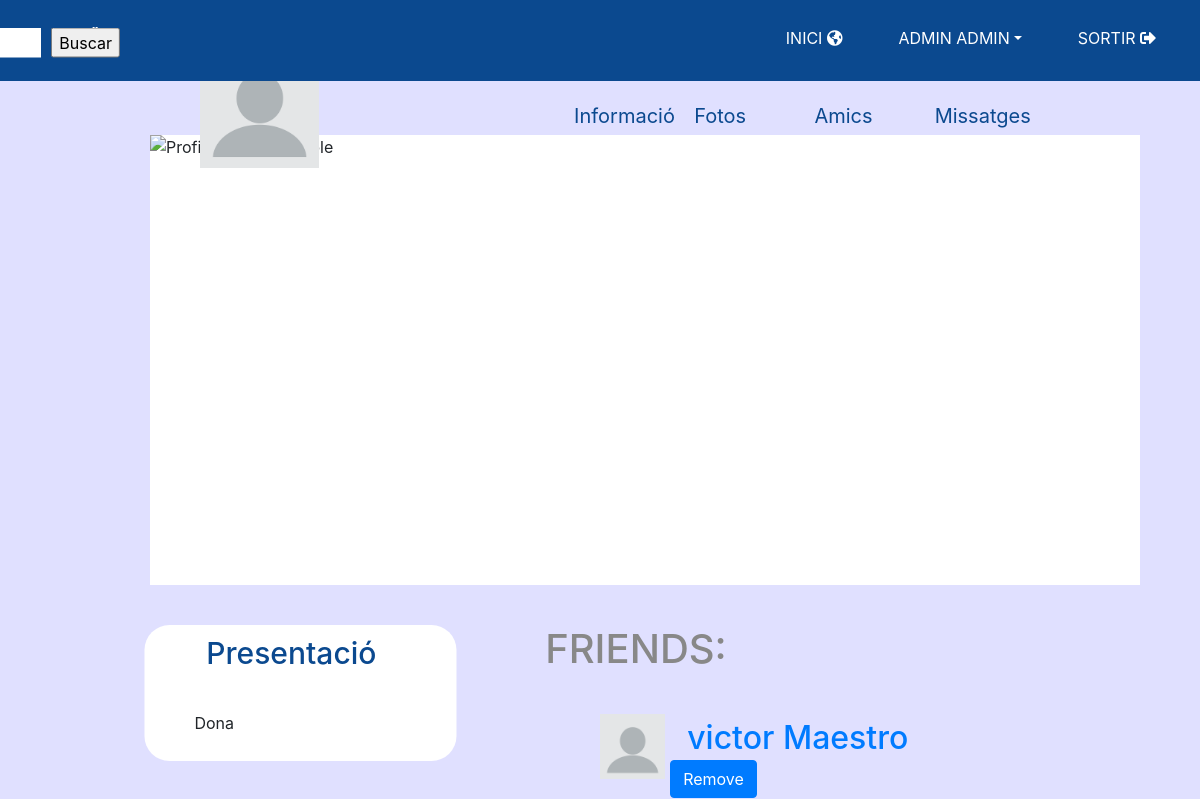
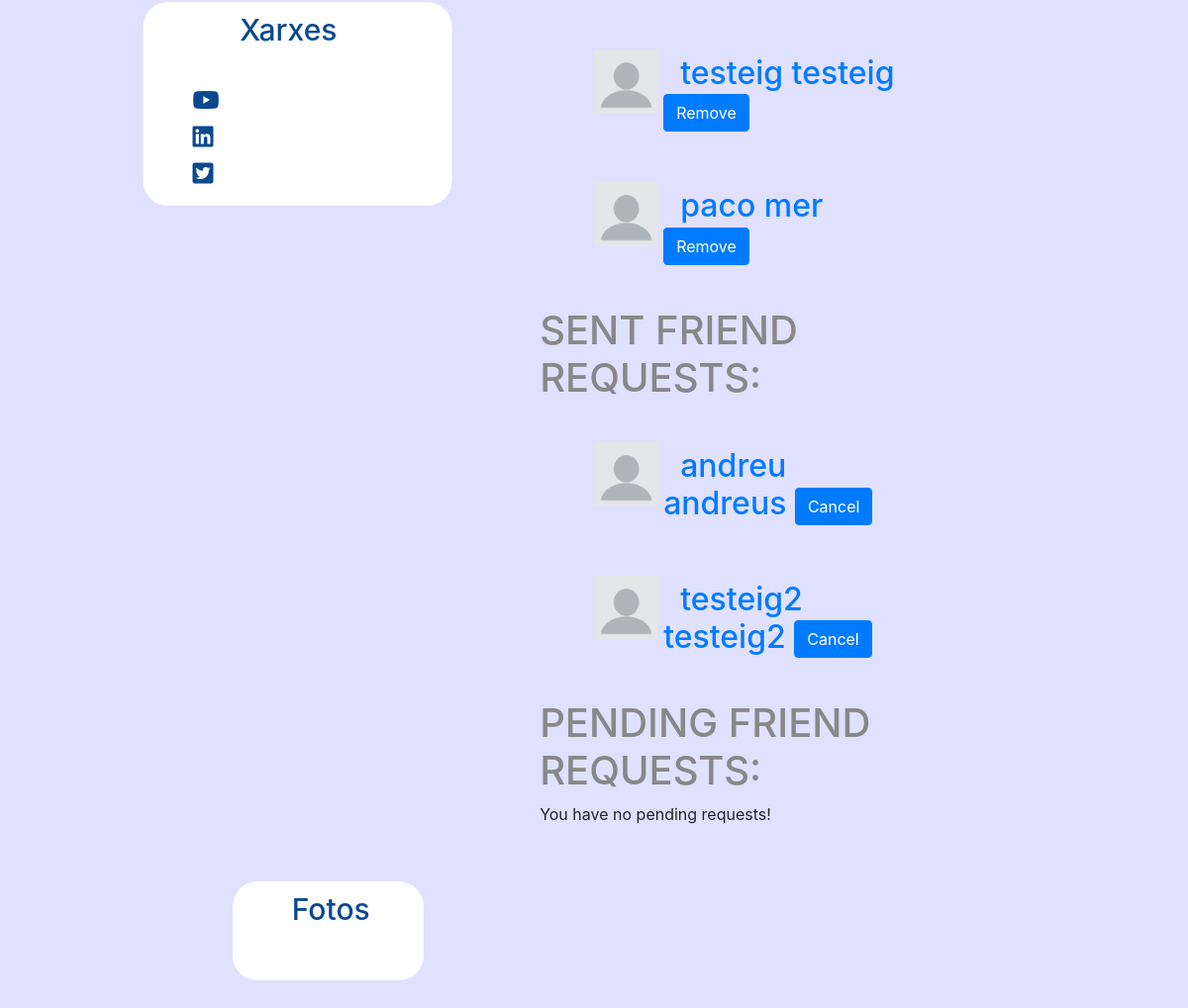
Page /likeme/friends/ (signed in) on the committed database (2 pictures, top to bottom).
### likeme/models.py (models this page shows, shortened)
class LikeMeUser(AbstractBaseUser):
    email = models.EmailField(verbose_name='email address', max_length=90, unique=True)
    first_name = models.CharField(max_length=30)
    last_name = models.CharField(max_length=30)
    sex = models.IntegerField(default=0)
    birth_date = models.DateTimeField(default=timezone.now)
    phone_number = models.TextField(default=0)
    photo = models.ImageField(upload_to='profiles/', default='profiles/profile_default.png')
    profile_state = models.IntegerField(default = 0)
    join_date = models.DateTimeField(verbose_name='join date', auto_now_add=True)
    active = models.BooleanField(default=True)  # can login
    staff = models.BooleanField(default=False)  # staff user non superuser
    admin = models.BooleanField(default=False)  # superuser
    USERNAME_FIELD = 'email'
    REQUIRED_FIELDS = ['first_name', 'last_name', 'sex', 'birth_date', 'phone_number']
    objects = LikeMeUserManager()
    def get_full_name(self):
        return self.first_name + " " + self.last_name
    @property
    def is_active(self):
        return self.active
    def __str__(self):
        return self.get_full_name()

class FriendShip(models.Model):
    id = models.AutoField(primary_key=True)
    user_sender = models.ForeignKey(User, related_name="friendship_sender_set", on_delete=models.CASCADE)
    user_receiver = models.ForeignKey(User, related_name="friendship_receiver_set", on_delete=models.CASCADE)
    accepted = models.BooleanField(default=False)

### likeme/views.py (the view, shortened to what this page needs)
# urls.py: path(r'friends/', views.friends, name='friends'),
@login_required()
def friends(request):
    if request.method == 'GET':
        freq_current_friends = FriendShip.objects.filter(Q(user_sender=request.user, accepted=True) |
                                                         Q(user_receiver=request.user, accepted=True))
        freq_send = FriendShip.objects.filter(user_sender=request.user, accepted=False)
        freq_to_accept = FriendShip.objects.filter(user_receiver=request.user, accepted=False)
        context = {
            "freq_current_friends": freq_current_friends,
            "freq_send": freq_send,
            "freq_to_accept": freq_to_accept,
        }
        return render(request, 'likeme/friends.html', context)

### templates/likeme/friends.html (shortened to what this page needs)
<!DOCTYPE html>
<html lang="en">
<head>
</head>
<body>
{% extends "likeme/BasePerfil.html" %}
{% load static %}
{% block feed %}
<div class="md-col-6" id="perfilfeed">
    <h1> Friends: </h1>
    {% if freq_current_friends %}
        {% for f_req in freq_current_friends %}
            {% if f_req.user_receiver.email  != user.email %}
                <div class="row">
                    <form action ="" method="POST">
                        <div class="mt-2 col-md-5">
                             <img align="left" src="{{user.photo.url}}" style="width:75px;height:75px; padding:5px"/>
                        </div>
                        <h2>
                            <a href="{% url 'mirarPerfil' f_req.user_receiver.email %}" name="mirarPerfil"> &nbsp {{f_req.user_receiver.first_name}} {{f_req.user_receiver.last_name}}</a>
                            <button class="btn btn-primary" type="submit" name="cancel_freq" value={{f_req.id}}> Remove</button>
                        </h2>
                    </form>
                </div>
            {% endif %}
        {% endfor %}
    {% else %}
        <p> Go find some friends! </p>
    {% endif %}
    <h1> Sent Friend requests: </h1>
    {% if freq_send %}
        {% for f_req in freq_send %}
            <div class="row">
                <form action ="" method="POST">
                    <div class="mt-2 col-md-5">
                         <img align="left" src="{{user.photo.url}}" style="width:75px;height:75px; padding:5px"/>
                    </div>
                    <h2>
                        <a href="{% url 'mirarPerfil' f_req.user_receiver.email %}" name="mirarPerfil"> &nbsp {{f_req.user_receiver.first_name}} {{f_req.user_receiver.last_name}}</a>
                        <button class="btn btn-primary" type="submit" name="cancel_freq" value={{f_req.id}}> Cancel</button>
                    </h2>
                </form>
            </div>
        {% endfor %}
    {% else %}
        <p> You have no friend requests sent! </p>
    {% endif %}
    <h1> Pending Friend Requests: </h1>
    {% if freq_to_accept %}
        {% for f_req in freq_to_accept %}
            <div class="row">
                <form action ="" method="POST">
                    {% csrf_token %}
                    <div class="mt-2 col-md-5">
                         <img align="left" src="{{user.photo.url}}" style="width:75px;height:75px; padding:5px"/>
                    </div>
                    <h2>
                        <a href="{% url 'mirarPerfil' f_req.user_sender.email %}" name="mirarPerfil"> &nbsp {{f_req.user_sender.first_name}} {{f_req.user_sender.last_name}}</a>
                        <button class="btn btn-primary" type="submit" name="accept_freq" value={{f_req.id}}> Accept</button>
                        <button class="btn btn-primary" type="submit" name="cancel_freq" value={{f_req.id}}> Cancel</button>
                    </h2>
                </form>
            </div>
        {% endfor %}
    {% else %}
        <p> You have no pending requests! </p>
    {% endif %}
</div>
{% endblock %}

### templates/likeme/BasePerfil.html (shortened to what this page needs)
<!DOCTYPE html>
<html lang="en">
<head>
</head>
<body>
{% extends "likeme/BaseLayout.html" %}
{% load static %}
{% block content %}
<div>
    <div class="profile">
        <img align="left" class="image-lg" src="https://www.nasa.gov/sites/default/files/styles/full_width_feature/public/images/649694main_pia15417-43_full.jpg" alt="Profile image example"/>
        <img align="left" class="image-profile thumbnail" src="{{user.photo.url}}"/>
        <div id="userinfo">
            <div class="profile-text">
            </div>
            <div class="row" id="barraperfil">
                <div class="col-md-2">
                    <a href="#">Informació</a>
                </div>
                <div class="col-md-2">
                    <a href="#">Fotos</a>
                </div>
                <div class="col-md-2">
                    <a href="{% url 'friends'%}" id="amcs">Amics</a>
                </div>
                <div class="col-md-2">
                    <a href="#">Missatges</a>
                </div>
            </div>
        </div>
        <div class="row">
            <div class="md-col-3" id="informacioperfil">
                <div class="profile-text">
                    <h2>Presentació</h2>
                    {% if client.sex == 1 %}
                        <p>Home</p>
                    {% else %}
                        <p>Dona</p>
                    {% endif %}
                </div>
                <div class="profile-text">
                    <h2>Xarxes</h2>
                    <h4><i class="fab fa-youtube"></i></h4>
                    <h4><i class="fab fa-linkedin"></i></h4>
                    <h4><i class="fab fa-twitter-square"></i></h4>
                </div>
            </div>
            {% block feed %}
            {% endblock %}
            <div class="md-col-3" id="perfilcol3">
                <div class="profile-text">
                    <h2>Fotos</h2>
                </div>
            </div>
        </div>
    </div>
</div>
{% endblock %}

### templates/likeme/BaseLayout.html (shortened to what this page needs)
<!DOCTYPE html>
{% load static %}
<head>
    <link rel="stylesheet"
          href="{% static 'css/style.css' %}" />
    <link rel="stylesheet"
          href="https://stackpath.bootstrapcdn.com/bootstrap/4.3.1/css/bootstrap.min.css">
    <link rel="stylesheet"
          href="https://stackpath.bootstrapcdn.com/font-awesome/4.7.0/css/font-awesome.min.css">
    <link rel="stylesheet" href="https://use.fontawesome.com/releases/v5.8.1/css/all.css">
</head>
<body>
<section id="nav-bar">
    <nav class="navbar navbar-expand-lg navbar-light">
        {% if user.is_authenticated %}
            <a class="navbar-brand" id="logoaut" href="{% url 'forum' %}"><img src="{% static 'img/logosimpleLTTL.png' %}"></a>
            <div class="collapse navbar-collapse" id="navbarNav">
            <ul class="navbar-nav ml-auto">
            <form action ="{% url 'index' %}search/" method="POST" id="buscarUsuarinav">
                <div class="row" id="buscarnav">
                    <div class="col-md-6" id="colbarrabuscar">
                        <input type="text" id="barrabuscarnav" class="form-control" name="users_to_search" placeholder="Usuari...">
                    </div>
                    <div class="col-md-6">
                        <input type="submit" id="botobusca" value="Buscar">
                    </div>
                </div>
            </form>
            <li class="nav-item active">
                <a class="nav-link" href="{% url 'forum' %}">INICI <i class="fas fa-globe-americas"></i></a>
            </li>
            <ul &nbsp;></ul>
            <li class="nav-item dropdown">
                <a class="nav-link dropdown-toggle" data-toggle="dropdown" href="#" role="button" aria-haspopup="true" aria-expanded="false">{{user}}</a>
            </li>
            <ul &nbsp;></ul>
            <li class="nav-item">
                <a class="nav-link" href="{% url 'logout' %}" name="logout">SORTIR <i class="fas fa-sign-out-alt"></i></a>
            </li>
        {% endif %}
        </ul>
        </div>
    </nav>
</section>
<div class="full-height" id="cuerpo">
    {% block content %}
    {% endblock %}
</div>
</body>
</html>

### static/css/style.css (style rules this page uses)
body, html { font-family: 'Raleway', sans-serif; text-rendering: optimizeLegibility !important; -webkit-font-smoothing: antialiased !important; color: #777; font-weight: 300; width: 100% !important; height: 100% !important; }
h1 { margin: 0 0 20px 0; font-weight: normal; font-size: 10px; color: #888; text-transform: uppercase; }
nav { background-color: #0b498f; color: white; text-transform: uppercase; }
#logoaut { transform: translateX(360%); }
#buscarUsuarinav { height: 45px; transform: translateX(-75%); }
#buscarnav { transform: translateY(-15%); }
#colbarrabuscar { width: 450px; }
#barrabuscarnav { border-radius: 0 !important; border: none !important; height: 30px; font-size: 14px; }
#botobusca { transform: translateX(-30%); }
.nav-link { color: white !important; }
div { padding-top: 10px; padding-right: 20px; padding-bottom: 10px; padding-left: 50px; }
#cuerpo { background-color: #E0E0FF; }
.profile img.image-lg { z-index: 0; width: 100%; object-fit: cover; max-height: 400px; }
.image-profile { margin: -110px 10px 0px 50px; z-index: 9; width: 12%; }
#userinfo { width: 100%; background-color : white; height: 450px; }
#barraperfil { transform: translateY(-120%); align-content: end; }
#barraperfil .col-md-2 { transform: translateX(150%); }
#barraperfil a { font-size: 20px; color: #0b498f; }
#informacioperfil { margin: 20px 0 0; }
#informacioperfil h4 { color: #0b498f; }
#informacioperfil .profile-text { background-color: white; border-radius: 25px; width: 130%; transform: translateX(-29%); margin-bottom: 40px; }
#informacioperfil h2 { text-align: center; transform: translateX(-10%); color: #0b498f; font-size: 30px; margin: 0 0 40px 0; }
#informacioperfil p { text-align: left; transform: translateX(-0%); }
#perfilcol3 { margin: 20px 0 0 0; width: 23%; }
#perfilcol3 .profile-text { border-radius: 25px; background-color: white; width: 130%; min-height: 100px; }
#perfilcol3 h2 { color: #0b498f; font-size: 30px; text-align: center; transform: translateX(-10%); }
#perfilfeed { margin: 20px 0 0 0; width: 50%; }

### rows in the picture
LikeMeUser: first_name+last_name "ADMIN ADMIN", photo (placeholder picture)
FriendShip: photo (placeholder picture), user_receiver.first_name "victor", user_receiver.last_name "Maestro", {{ f_req.id }} 35 (drawn)
FriendShip: photo (placeholder picture), user_receiver.first_name "testeig", user_receiver.last_name "testeig", {{ f_req.id }} 36 (drawn)
FriendShip: photo (placeholder picture), user_receiver.first_name "paco", user_receiver.last_name "mer", {{ f_req.id }} 42 (drawn)
FriendShip: photo (placeholder picture), user_receiver.first_name "andreu", user_receiver.last_name "andreus", {{ f_req.id }} 40 (drawn)
FriendShip: photo (placeholder picture), user_receiver.first_name "testeig2", user_receiver.last_name "testeig2", {{ f_req.id }} 41 (drawn)
